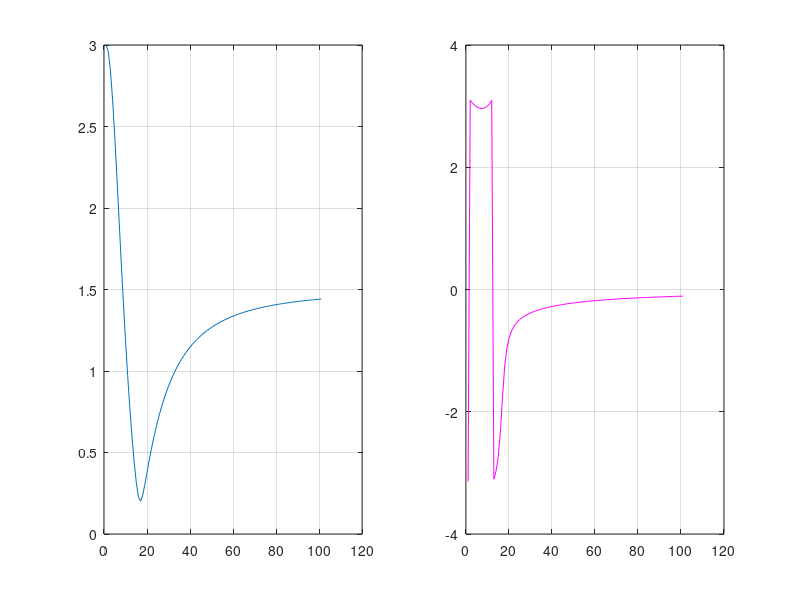

The MATLAB script that drew this image:
% Example 5.26

clear all; clc

num = [ 6 2 15 ]; 
den = [ 4 -3 -5];
w = 0 : 0.1 : 10; 
H = freqs(num, den, w);
subplot(121); plot(abs(H));  grid on
subplot(122); plot(angle(H),'m');  grid on
